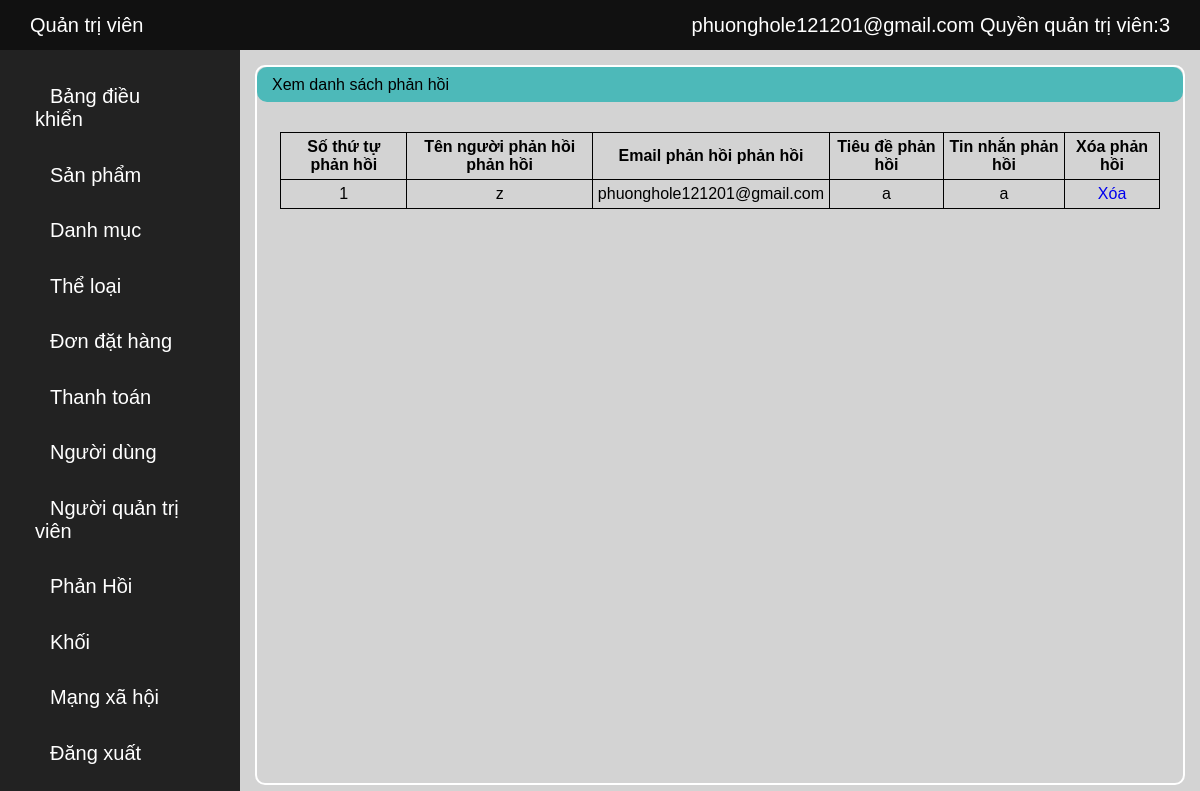
The app's page /admin_contact_view.php (signed in) with its own data.
### tables this page shows
CREATE TABLE `ad` (
  `ad_id` int NOT NULL,
  `ad_email` text NOT NULL,
  `ad_pass` text NOT NULL,
  `permission` int NOT NULL
);

CREATE TABLE `contact` (
  `id` int NOT NULL,
  `name` text NOT NULL,
  `subject` text NOT NULL,
  `message` text NOT NULL,
  `email` text NOT NULL
);

### admin_contact_view.php (the view)
<?php
include('admin_header.php');
include('admin_sidebar.php');
?>
<div class="container">
    <div class="title">
        Xem danh sách phản hồi
    </div>
    <table>
        <tr>
            <th>Số thứ tự phản hồi</th>
            <th>Tên người phản hồi phản hồi</th>
            <th>Email phản hồi phản hồi</th>
            <th>Tiêu đề phản hồi</th>
            <th>Tin nhắn phản hồi</th>
            <th>Xóa phản hồi</th>
        </tr>
        <?php
        $sql = "SELECT * FROM `contact`";
        $res = mysqli_query($con, $sql);
        $i = 0;
        while ($row = mysqli_fetch_array($res)) {
            $id = $row['id'];
            $name = $row['name'];
            $email = $row['email'];
            $subject = $row['subject'];
            $message = $row['message'];
            $i++;
            echo "
            <tr>
                <td>$i</td>
                <td>$name</td>
                <td>$email</td>
                <td>$subject</td>
                <td>$message</td>
                <td>
                    <a href='admin_contact_delete.php?id=$id'>Xóa</a>
                </td>
            </tr>
            ";
        }
        ?>
    </table>
</div>
<?php
include('admin_footer.php');
?>

### admin_header.php (shortened to what this page needs)
<?php
include('db.php');
?>
<!DOCTYPE html>
<html lang="en">
<head>
    <link rel="stylesheet" href="css/admin_style.css" />
    <link rel="stylesheet" href="https://cdnjs.cloudflare.com/ajax/libs/font-awesome/4.7.0/css/font-awesome.min.css" />
</head>
<body>
    <div class="header">
        <div class="header__logo">Quản trị viên </div>
        <div class="header__user">
            <?php
            echo $_SESSION['ad_email'];
            if (isset($_SESSION['ad_email'])) {
                $ad_email=$_SESSION['ad_email'];
                $sql = "SELECT * from `ad` where ad_email='$ad_email'";
                $res = mysqli_query($con, $sql);
                $row = mysqli_fetch_array($res);
                $permission= $row['permission'];
                echo " Quyền quản trị viên:".$permission;
            }
            ?>
        </div>
    </div>

### css/admin_style.css (style rules this page uses)
* { padding: 0; margin: 0; box-sizing: border-box; }
body { display: flex; overflow-x: hidden; font-family: Arial, sans-serif; background-color: lightgray; display: flex; flex-wrap: wrap; }
a { text-decoration: none; }
.container { flex: 10; display: flex; align-items: center; flex-wrap: wrap; border-radius: 10px; border: 2px solid white; flex-direction: column; margin: 15px; min-height: 80vh; }
.container .title { width: 100%; background-color: rgb(77, 185, 185); height: 35px; display: flex; align-items: center; padding-left: 15px; border-radius: 10px; }
.header { display: flex; position: sticky; top: 0; width: 100%; background-color: #111111; align-items: center; color: white; padding: 0 30px; height: 50px; font-size: 20px; justify-content: space-between; }
.container table { margin-top:30px; border-collapse: collapse; width:95%; }
.container td, .container th { text-align: center; border:1px solid black; padding: 5px; }

### records on screen
ad: permission "3"
contact: name "z", email "phuonghole121201@gmail.com", subject "a", message "a"

### other values on screen
$_SESSION['ad_email'] "phuonghole121201@gmail.com"
